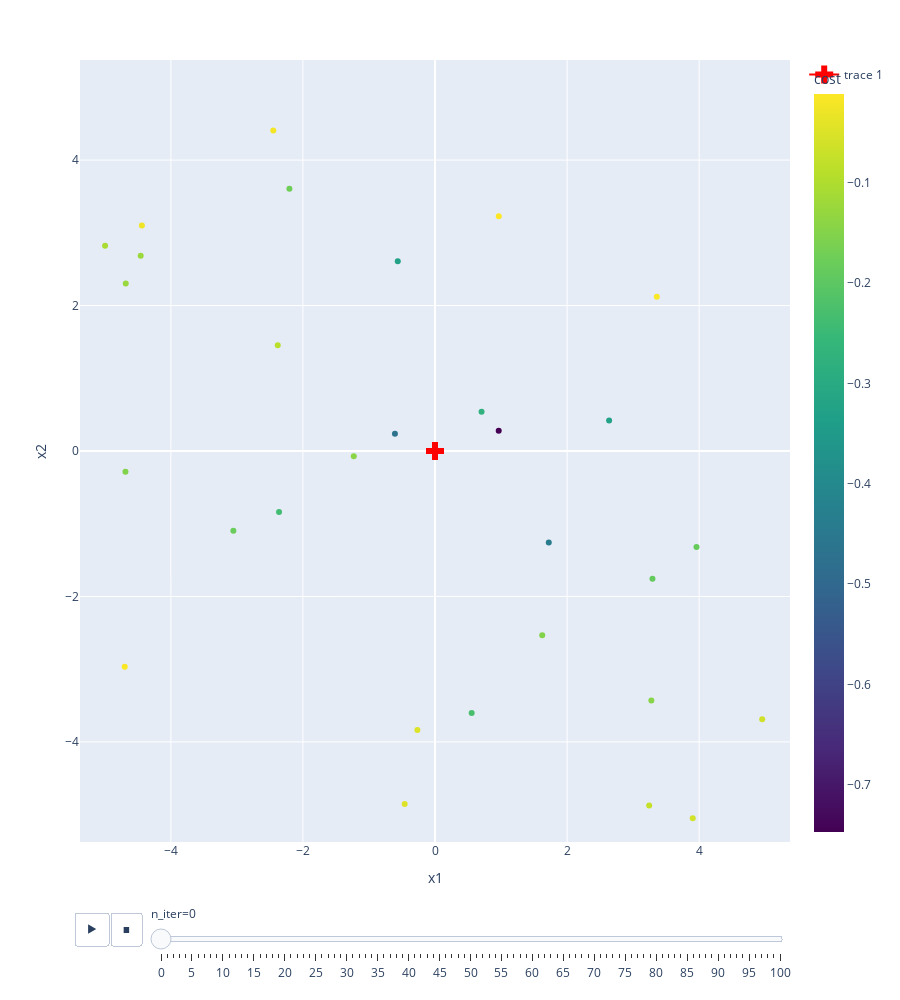

This figure's notebook cell:
### Markdown cell above
# [Drop wave](https://www.sfu.ca/~ssurjano/drop.html)

$f(\pmb{x^*}) = -1, \ at \ \pmb{x^*} = (0,0)$

### Code cell
sbc = pb.SimpleBeesContinuous(
    n_scout_bees = 30, 
    elite_site_params = (10, 40), 
    best_site_params = (10, 30),
    bounds = (-5.12,5.12), 
    n_dim = 2,
    nbhd_radius = 1
)
    
sbc.optimize(pb.drop_wave)
sbc.plot((0,0))

### Figure 1 — Plotly figure (JSON) as saved in the notebook; plotly's stock layout.template omitted (floating-point values rounded to 4 significant figures)
{"data": [{"hoverlabel": {"namelength": 0}, "hovertemplate": "n_iter=0<br>x1=%{x}<br>x2=%{y}<br>cost=%{marker.color}", "ids": [0, 1, 2, 3, 4, 5, 6, 7, 8, 9, 10, 11, 12, 13, 14, 15, 16, 17, 18, 19, 20, 21, 22, 23, 24, 25, 26, 27, 28, 29], "legendgroup": "", "marker": {"color": [-0.7471, -0.4688, -0.4424, -0.3288, -0.3259, -0.276, -0.24, -0.2279, -0.188, -0.1853, -0.1825, -0.1733, -0.1521, -0.1502, -0.1459, -0.1437, -0.1266, -0.124, -0.1065, -0.08851, -0.07326, -0.06152, -0.0609, -0.04733, -0.04591, -0.02721, -0.02159, -0.01501, -0.01341, -0.01137], "coloraxis": "coloraxis", "symbol": "circle"}, "mode": "markers", "name": "", "showlegend": false, "type": "scatter", "x": [0.9648, -0.6068, 1.723, -0.5636, 2.636, 0.7051, -2.362, 0.5554, 3.294, 3.96, -3.053, -2.205, -4.688, 1.624, 3.276, -1.23, -4.683, -4.457, -4.996, -2.381, 3.243, 4.955, 3.903, -0.2669, -0.459, -4.439, -2.449, 3.359, -4.699, 0.9657], "xaxis": "x", "y": [0.2792, 0.2369, -1.258, 2.607, 0.4202, 0.5389, -0.8401, -3.602, -1.757, -1.322, -1.098, 3.607, -0.2856, -2.533, -3.43, -0.07137, 2.302, 2.686, 2.822, 1.455, -4.876, -3.689, -5.051, -3.836, -4.853, 3.102, 4.408, 2.121, -2.965, 3.227], "yaxis": "y"}, {"marker": {"color": "Red", "size": 15, "symbol": "cross"}, "type": "scatter", "x": [0], "y": [0]}], "layout": {"coloraxis": {"colorbar": {"title": {"text": "cost"}}, "colorscale": [[0, "#440154"], [0.1111, "#482878"], [0.2222, "#3e4989"], [0.3333, "#31688e"], [0.4444, "#26828e"], [0.5556, "#1f9e89"], [0.6667, "#35b779"], [0.7778, "#6ece58"], [0.8889, "#b5de2b"], [1, "#fde725"]]}, "height": 1000, "legend": {"tracegroupgap": 0}, "margin": {"t": 60}, "sliders": [{"active": 0, "currentvalue": {"prefix": "n_iter="}, "len": 0.9, "pad": {"b": 10, "t": 60}, "steps": [{"args": [["0"], {"frame": {"duration": 0, "redraw": false}, "fromcurrent": true, "mode": "immediate", "transition": {"duration": 0, "easing": "linear"}}], "label": "0", "method": "animate"}, {"args": [["1"], {"frame": {"duration": 0, "redraw": false}, "fromcurrent": true, "mode": "immediate", "transition": {"duration": 0, "easing": "linear"}}], "label": "1", "method": "animate"}, {"args": [["2"], {"frame": {"duration": 0, "redraw": false}, "fromcurrent": true, "mode": "immediate", "transition": {"duration": 0, "easing": "linear"}}], "label": "2", "method": "animate"}, {"args": [["3"], {"frame": {"duration": 0, "redraw": false}, "fromcurrent": true, "mode": "immediate", "transition": {"duration": 0, "easing": "linear"}}], "label": "3", "method": "animate"}, {"args": [["4"], {"frame": {"duration": 0, "redraw": false}, "fromcurrent": true, "mode": "immediate", "transition": {"duration": 0, "easing": "linear"}}], "label": "4", "method": "animate"}, {"args": [["5"], {"frame": {"duration": 0, "redraw": false}, "fromcurrent": true, "mode": "immediate", "transition": {"duration": 0, "easing": "linear"}}], "label": "5", "method": "animate"}, {"args": [["6"], {"frame": {"duration": 0, "redraw": false}, "fromcurrent": true, "mode": "immediate", "transition": {"duration": 0, "easing": "linear"}}], "label": "6", "method": "animate"}, {"args": [["7"], {"frame": {"duration": 0, "redraw": false}, "fromcurrent": true, "mode": "immediate", "transition": {"duration": 0, "easing": "linear"}}], "label": "7", "method": "animate"}, {"args": [["8"], {"frame": {"duration": 0, "redraw": false}, "fromcurrent": true, "mode": "immediate", "transition": {"duration": 0, "easing": "linear"}}], "label": "8", "method": "animate"}, {"args": [["9"], {"frame": {"duration": 0, "redraw": false}, "fromcurrent": true, "mode": "immediate", "transition": {"duration": 0, "easing": "linear"}}], "label": "9", "method": "animate"}, {"args": [["10"], {"frame": {"duration": 0, "redraw": false}, "fromcurrent": true, "mode": "immediate", "transition": {"duration": 0, "easing": "linear"}}], "label": "10", "method": "animate"}, {"args": [["11"], {"frame": {"duration": 0, "redraw": false}, "fromcurrent": true, "mode": "immediate", "transition": {"duration": 0, "easing": "linear"}}], "label": "11", "method": "animate"}, {"args": [["12"], {"frame": {"duration": 0, "redraw": false}, "fromcurrent": true, "mode": "immediate", "transition": {"duration": 0, "easing": "linear"}}], "label": "12", "method": "animate"}, {"args": [["13"], {"frame": {"duration": 0, "redraw": false}, "fromcurrent": true, "mode": "immediate", "transition": {"duration": 0, "easing": "linear"}}], "label": "13", "method": "animate"}, {"args": [["14"], {"frame": {"duration": 0, "redraw": false}, "fromcurrent": true, "mode": "immediate", "transition": {"duration": 0, "easing": "linear"}}], "label": "14", "method": "animate"}, {"args": [["15"], {"frame": {"duration": 0, "redraw": false}, "fromcurrent": true, "mode": "immediate", "transition": {"duration": 0, "easing": "linear"}}], "label": "15", "method": "animate"}, {"args": [["16"], {"frame": {"duration": 0, "redraw": false}, "fromcurrent": true, "mode": "immediate", "transition": {"duration": 0, "easing": "linear"}}], "label": "16", "method": "animate"}, {"args": [["17"], {"frame": {"duration": 0, "redraw": false}, "fromcurrent": true, "mode": "immediate", "transition": {"duration": 0, "easing": "linear"}}], "label": "17", "method": "animate"}, {"args": [["18"], {"frame": {"duration": 0, "redraw": false}, "fromcurrent": true, "mode": "immediate", "transition": {"duration": 0, "easing": "linear"}}], "label": "18", "method": "animate"}, {"args": [["19"], {"frame": {"duration": 0, "redraw": false}, "fromcurrent": true, "mode": "immediate", "transition": {"duration": 0, "easing": "linear"}}], "label": "19", "method": "animate"}, {"args": [["20"], {"frame": {"duration": 0, "redraw": false}, "fromcurrent": true, "mode": "immediate", "transition": {"duration": 0, "easing": "linear"}}], "label": "20", "method": "animate"}, {"args": [["21"], {"frame": {"duration": 0, "redraw": false}, "fromcurrent": true, "mode": "immediate", "transition": {"duration": 0, "easing": "linear"}}], "label": "21", "method": "animate"}, {"args": [["22"], {"frame": {"duration": 0, "redraw": false}, "fromcurrent": true, "mode": "immediate", "transition": {"duration": 0, "easing": "linear"}}], "label": "22", "method": "animate"}, {"args": [["23"], {"frame": {"duration": 0, "redraw": false}, "fromcurrent": true, "mode": "immediate", "transition": {"duration": 0, "easing": "linear"}}], "label": "23", "method": "animate"}, {"args": [["24"], {"frame": {"duration": 0, "redraw": false}, "fromcurrent": true, "mode": "immediate", "transition": {"duration": 0, "easing": "linear"}}], "label": "24", "method": "animate"}, {"args": [["25"], {"frame": {"duration": 0, "redraw": false}, "fromcurrent": true, "mode": "immediate", "transition": {"duration": 0, "easing": "linear"}}], "label": "25", "method": "animate"}, {"args": [["26"], {"frame": {"duration": 0, "redraw": false}, "fromcurrent": true, "mode": "immediate", "transition": {"duration": 0, "easing": "linear"}}], "label": "26", "method": "animate"}, {"args": [["27"], {"frame": {"duration": 0, "redraw": false}, "fromcurrent": true, "mode": "immediate", "transition": {"duration": 0, "easing": "linear"}}], "label": "27", "method": "animate"}, {"args": [["28"], {"frame": {"duration": 0, "redraw": false}, "fromcurrent": true, "mode": "immediate", "transition": {"duration": 0, "easing": "linear"}}], "label": "28", "method": "animate"}, {"args": [["29"], {"frame": {"duration": 0, "redraw": false}, "fromcurrent": true, "mode": "immediate", "transition": {"duration": 0, "easing": "linear"}}], "label": "29", "method": "animate"}, {"args": [["30"], {"frame": {"duration": 0, "redraw": false}, "fromcurrent": true, "mode": "immediate", "transition": {"duration": 0, "easing": "linear"}}], "label": "30", "method": "animate"}, {"args": [["31"], {"frame": {"duration": 0, "redraw": false}, "fromcurrent": true, "mode": "immediate", "transition": {"duration": 0, "easing": "linear"}}], "label": "31", "method": "animate"}, {"args": [["32"], {"frame": {"duration": 0, "redraw": false}, "fromcurrent": true, "mode": "immediate", "transition": {"duration": 0, "easing": "linear"}}], "label": "32", "method": "animate"}, {"args": [["33"], {"frame": {"duration": 0, "redraw": false}, "fromcurrent": true, "mode": "immediate", "transition": {"duration": 0, "easing": "linear"}}], "label": "33", "method": "animate"}, {"args": [["34"], {"frame": {"duration": 0, "redraw": false}, "fromcurrent": true, "mode": "immediate", "transition": {"duration": 0, "easing": "linear"}}], "label": "34", "method": "animate"}, {"args": [["35"], {"frame": {"duration": 0, "redraw": false}, "fromcurrent": true, "mode": "immediate", "transition": {"duration": 0, "easing": "linear"}}], "label": "35", "method": "animate"}, {"args": [["36"], {"frame": {"duration": 0, "redraw": false}, "fromcurrent": true, "mode": "immediate", "transition": {"duration": 0, "easing": "linear"}}], "label": "36", "method": "animate"}, {"args": [["37"], {"frame": {"duration": 0, "redraw": false}, "fromcurrent": true, "mode": "immediate", "transition": {"duration": 0, "easing": "linear"}}], "label": "37", "method": "animate"}, {"args": [["38"], {"frame": {"duration": 0, "redraw": false}, "fromcurrent": true, "mode": "immediate", "transition": {"duration": 0, "easing": "linear"}}], "label": "38", "method": "animate"}, {"args": [["39"], {"frame": {"duration": 0, "redraw": false}, "fromcurrent": true, "mode": "immediate", "transition": {"duration": 0, "easing": "linear"}}], "label": "39", "method": "animate"}, {"args": [["40"], {"frame": {"duration": 0, "redraw": false}, "fromcurrent": true, "mode": "immediate", "transition": {"duration": 0, "easing": "linear"}}], "label": "40", "method": "animate"}, {"args": [["41"], {"frame": {"duration": 0, "redraw": false}, "fromcurrent": true, "mode": "immediate", "transition": {"duration": 0, "easing": "linear"}}], "label": "41", "method": "animate"}, {"args": [["42"], {"frame": {"duration": 0, "redraw": false}, "fromcurrent": true, "mode": "immediate", "transition": {"duration": 0, "easing": "linear"}}], "label": "42", "method": "animate"}, {"args": [["43"], {"frame": {"duration": 0, "redraw": false}, "fromcurrent": true, "mode": "immediate", "transition": {"duration": 0, "easing": "linear"}}], "label": "43", "method": "animate"}, {"args": [["44"], {"frame": {"duration": 0, "redraw": false}, "fromcurrent": true, "mode": "immediate", "transition": {"duration": 0, "easing": "linear"}}], "label": "44", "method": "animate"}, {"args": [["45"], {"frame": {"duration": 0, "redraw": false}, "fromcurrent": true, "mode": "immediate", "transition": {"duration": 0, "easing": "linear"}}], "label": "45", "method": "animate"}, {"args": [["46"], {"frame": {"duration": 0, "redraw": false}, "fromcurrent": true, "mode": "immediate", "transition": {"duration": 0, "easing": "linear"}}], "label": "46", "method": "animate"}, {"args": [["47"], {"frame": {"duration": 0, "redraw": false}, "fromcurrent": true, "mode": "immediate", "transition": {"duration": 0, "easing": "linear"}}], "label": "47", "method": "animate"}, {"args": [["48"], {"frame": {"duration": 0, "redraw": false}, "fromcurrent": true, "mode": "immediate", "transition": {"duration": 0, "easing": "linear"}}], "label": "48", "method": "animate"}, {"args": [["49"], {"frame": {"duration": 0, "redraw": false}, "fromcurrent": true, "mode": "immediate", "transition": {"duration": 0, "easing": "linear"}}], "label": "49", "method": "animate"}, {"args": [["50"], {"frame": {"duration": 0, "redraw": false}, "fromcurrent": true, "mode": "immediate", "transition": {"duration": 0, "easing": "linear"}}], "label": "50", "method": "animate"}, {"args": [["51"], {"frame": {"duration": 0, "redraw": false}, "fromcurrent": true, "mode": "immediate", "transition": {"duration": 0, "easing": "linear"}}], "label": "51", "method": "animate"}, {"args": [["52"], {"frame": {"duration": 0, "redraw": false}, "fromcurrent": true, "mode": "immediate", "transition": {"duration": 0, "easing": "linear"}}], "label": "52", "method": "animate"}, {"args": [["53"], {"frame": {"duration": 0, "redraw": false}, "fromcurrent": true, "mode": "immediate", "transition": {"duration": 0, "easing": "linear"}}], "label": "53", "method": "animate"}, {"args": [["54"], {"frame": {"duration": 0, "redraw": false}, "fromcurrent": true, "mode": "immediate", "transition": {"duration": 0, "easing": "linear"}}], "label": "54", "method": "animate"}, {"args": [["55"], {"frame": {"duration": 0, "redraw": false}, "fromcurrent": true, "mode": "immediate", "transition": {"duration": 0, "easing": "linear"}}], "label": "55", "method": "animate"}, {"args": [["56"], {"frame": {"duration": 0, "redraw": false}, "fromcurrent": true, "mode": "immediate", "transition": {"duration": 0, "easing": "linear"}}], "label": "56", "method": "animate"}, {"args": [["57"], {"frame": {"duration": 0, "redraw": false}, "fromcurrent": true, "mode": "immediate", "transition": {"duration": 0, "easing": "linear"}}], "label": "57", "method": "animate"}, {"args": [["58"], {"frame": {"duration": 0, "redraw": false}, "fromcurrent": true, "mode": "immediate", "transition": {"duration": 0, "easing": "linear"}}], "label": "58", "method": "animate"}, {"args": [["59"], {"frame": {"duration": 0, "redraw": false}, "fromcurrent": true, "mode": "immediate", "transition": {"duration": 0, "easing": "linear"}}], "label": "59", "method": "animate"}, {"args": [["60"], {"frame": {"duration": 0, "redraw": false}, "fromcurrent": true, "mode": "immediate", "transition": {"duration": 0, "easing": "linear"}}], "label": "60", "method": "animate"}, {"args": [["61"], {"frame": {"duration": 0, "redraw": false}, "fromcurrent": true, "mode": "immediate", "transition": {"duration": 0, "easing": "linear"}}], "label": "61", "method": "animate"}, {"args": [["62"], {"frame": {"duration": 0, "redraw": false}, "fromcurrent": true, "mode": "immediate", "transition": {"duration": 0, "easing": "linear"}}], "label": "62", "method": "animate"}, {"args": [["63"], {"frame": {"duration": 0, "redraw": false}, "fromcurrent": true, "mode": "immediate", "transition": {"duration": 0, "easing": "linear"}}], "label": "63", "method": "animate"}, {"args": [["64"], {"frame": {"duration": 0, "redraw": false}, "fromcurrent": true, "mode": "immediate", "transition": {"duration": 0, "easing": "linear"}}], "label": "64", "method": "animate"}, {"args": [["65"], {"frame": {"duration": 0, "redraw": false}, "fromcurrent": true, "mode": "immediate", "transition": {"duration": 0, "easing": "linear"}}], "label": "65", "method": "animate"}, {"args": [["66"], {"frame": {"duration": 0, "redraw": false}, "fromcurrent": true, "mode": "immediate", "transition": {"duration": 0, "easing": "linear"}}], "label": "66", "method": "animate"}, {"args": [["67"], {"frame": {"duration": 0, "redraw": false}, "fromcurrent": true, "mode": "immediate", "transition": {"duration": 0, "easing": "linear"}}], "label": "67", "method": "animate"}, {"args": [["68"], {"frame": {"duration": 0, "redraw": false}, "fromcurrent": true, "mode": "immediate", "transition": {"duration": 0, "easing": "linear"}}], "label": "68", "method": "animate"}, {"args": [["69"], {"frame": {"duration": 0, "redraw": false}, "fromcurrent": true, "mode": "immediate", "transition": {"duration": 0, "easing": "linear"}}], "label": "69", "method": "animate"}, {"args": [["70"], {"frame": {"duration": 0, "redraw": false}, "fromcurrent": true, "mode": "immediate", "transition": {"duration": 0, "easing": "linear"}}], "label": "70", "method": "animate"}, {"args": [["71"], {"frame": {"duration": 0, "redraw": false}, "fromcurrent": true, "mode": "immediate", "transition": {"duration": 0, "easing": "linear"}}], "label": "71", "method": "animate"}, {"args": [["72"], {"frame": {"duration": 0, "redraw": false}, "fromcurrent": true, "mode": "immediate", "transition": {"duration": 0, "easing": "linear"}}], "label": "72", "method": "animate"}, {"args": [["73"], {"frame": {"duration": 0, "redraw": false}, "fromcurrent": true, "mode": "immediate", "transition": {"duration": 0, "easing": "linear"}}], "label": "73", "method": "animate"}, {"args": [["74"], {"frame": {"duration": 0, "redraw": false}, "fromcurrent": true, "mode": "immediate", "transition": {"duration": 0, "easing": "linear"}}], "label": "74", "method": "animate"}, {"args": [["75"], {"frame": {"duration": 0, "redraw": false}, "fromcurrent": true, "mode": "immediate", "transition": {"duration": 0, "easing": "linear"}}], "label": "75", "method": "animate"}, {"args": [["76"], {"frame": {"duration": 0, "redraw": false}, "fromcurrent": true, "mode": "immediate", "transition": {"duration": 0, "easing": "linear"}}], "label": "76", "method": "animate"}, {"args": [["77"], {"frame": {"duration": 0, "redraw": false}, "fromcurrent": true, "mode": "immediate", "transition": {"duration": 0, "easing": "linear"}}], "label": "77", "method": "animate"}, {"args": [["78"], {"frame": {"duration": 0, "redraw": false}, "fromcurrent": true, "mode": "immediate", "transition": {"duration": 0, "easing": "linear"}}], "label": "78", "method": "animate"}, {"args": [["79"], {"frame": {"duration": 0, "redraw": false}, "fromcurrent": true, "mode": "immediate", "transition": {"duration": 0, "easing": "linear"}}], "label": "79", "method": "animate"}, {"args": [["80"], {"frame": {"duration": 0, "redraw": false}, "fromcurrent": true, "mode": "immediate", "transition": {"duration": 0, "easing": "linear"}}], "label": "80", "method": "animate"}, {"args": [["81"], {"frame": {"duration": 0, "redraw": false}, "fromcurrent": true, "mode": "immediate", "transition": {"duration": 0, "easing": "linear"}}], "label": "81", "method": "animate"}, {"args": [["82"], {"frame": {"duration": 0, "redraw": false}, "fromcurrent": true, "mode": "immediate", "transition": {"duration": 0, "easing": "linear"}}], "label": "82", "method": "animate"}, {"args": [["83"], {"frame": {"duration": 0, "redraw": false}, "fromcurrent": true, "mode": "immediate", "transition": {"duration": 0, "easing": "linear"}}], "label": "83", "method": "animate"}, {"args": [["84"], {"frame": {"duration": 0, "redraw": false}, "fromcurrent": true, "mode": "immediate", "transition": {"duration": 0, "easing": "linear"}}], "label": "84", "method": "animate"}, {"args": [["85"], {"frame": {"duration": 0, "redraw": false}, "fromcurrent": true, "mode": "immediate", "transition": {"duration": 0, "easing": "linear"}}], "label": "85", "method": "animate"}, {"args": [["86"], {"frame": {"duration": 0, "redraw": false}, "fromcurrent": true, "mode": "immediate", "transition": {"duration": 0, "easing": "linear"}}], "label": "86", "method": "animate"}, {"args": [["87"], {"frame": {"duration": 0, "redraw": false}, "fromcurrent": true, "mode": "immediate", "transition": {"duration": 0, "easing": "linear"}}], "label": "87", "method": "animate"}, {"args": [["88"], {"frame": {"duration": 0, "redraw": false}, "fromcurrent": true, "mode": "immediate", "transition": {"duration": 0, "easing": "linear"}}], "label": "88", "method": "animate"}, {"args": [["89"], {"frame": {"duration": 0, "redraw": false}, "fromcurrent": true, "mode": "immediate", "transition": {"duration": 0, "easing": "linear"}}], "label": "89", "method": "animate"}, {"args": [["90"], {"frame": {"duration": 0, "redraw": false}, "fromcurrent": true, "mode": "immediate", "transition": {"duration": 0, "easing": "linear"}}], "label": "90", "method": "animate"}, {"args": [["91"], {"frame": {"duration": 0, "redraw": false}, "fromcurrent": true, "mode": "immediate", "transition": {"duration": 0, "easing": "linear"}}], "label": "91", "method": "animate"}, {"args": [["92"], {"frame": {"duration": 0, "redraw": false}, "fromcurrent": true, "mode": "immediate", "transition": {"duration": 0, "easing": "linear"}}], "label": "92", "method": "animate"}, {"args": [["93"], {"frame": {"duration": 0, "redraw": false}, "fromcurrent": true, "mode": "immediate", "transition": {"duration": 0, "easing": "linear"}}], "label": "93", "method": "animate"}, {"args": [["94"], {"frame": {"duration": 0, "redraw": false}, "fromcurrent": true, "mode": "immediate", "transition": {"duration": 0, "easing": "linear"}}], "label": "94", "method": "animate"}, {"args": [["95"], {"frame": {"duration": 0, "redraw": false}, "fromcurrent": true, "mode": "immediate", "transition": {"duration": 0, "easing": "linear"}}], "label": "95", "method": "animate"}, {"args": [["96"], {"frame": {"duration": 0, "redraw": false}, "fromcurrent": true, "mode": "immediate", "transition": {"duration": 0, "easing": "linear"}}], "label": "96", "method": "animate"}, {"args": [["97"], {"frame": {"duration": 0, "redraw": false}, "fromcurrent": true, "mode": "immediate", "transition": {"duration": 0, "easing": "linear"}}], "label": "97", "method": "animate"}, {"args": [["98"], {"frame": {"duration": 0, "redraw": false}, "fromcurrent": true, "mode": "immediate", "transition": {"duration": 0, "easing": "linear"}}], "label": "98", "method": "animate"}, {"args": [["99"], {"frame": {"duration": 0, "redraw": false}, "fromcurrent": true, "mode": "immediate", "transition": {"duration": 0, "easing": "linear"}}], "label": "99", "method": "animate"}, {"args": [["100"], {"frame": {"duration": 0, "redraw": false}, "fromcurrent": true, "mode": "immediate", "transition": {"duration": 0, "easing": "linear"}}], "label": "100", "method": "animate"}], "x": 0.1, "xanchor": "left", "y": 0, "yanchor": "top"}], "updatemenus": [{"buttons": [{"args": [null, {"frame": {"duration": 500, "redraw": false}, "fromcurrent": true, "mode": "immediate", "transition": {"duration": 500, "easing": "linear"}}], "label": "&#9654;", "method": "animate"}, {"args": [[null], {"frame": {"duration": 0, "redraw": false}, "fromcurrent": true, "mode": "immediate", "transition": {"duration": 0, "easing": "linear"}}], "label": "&#9724;", "method": "animate"}], "direction": "left", "pad": {"r": 10, "t": 70}, "showactive": false, "type": "buttons", "x": 0.1, "xanchor": "right", "y": 0, "yanchor": "top"}], "xaxis": {"anchor": "y", "domain": [0, 1], "range": [-5.376, 5.376], "title": {"text": "x1"}}, "yaxis": {"anchor": "x", "domain": [0, 1], "range": [-5.376, 5.376], "title": {"text": "x2"}}}}
